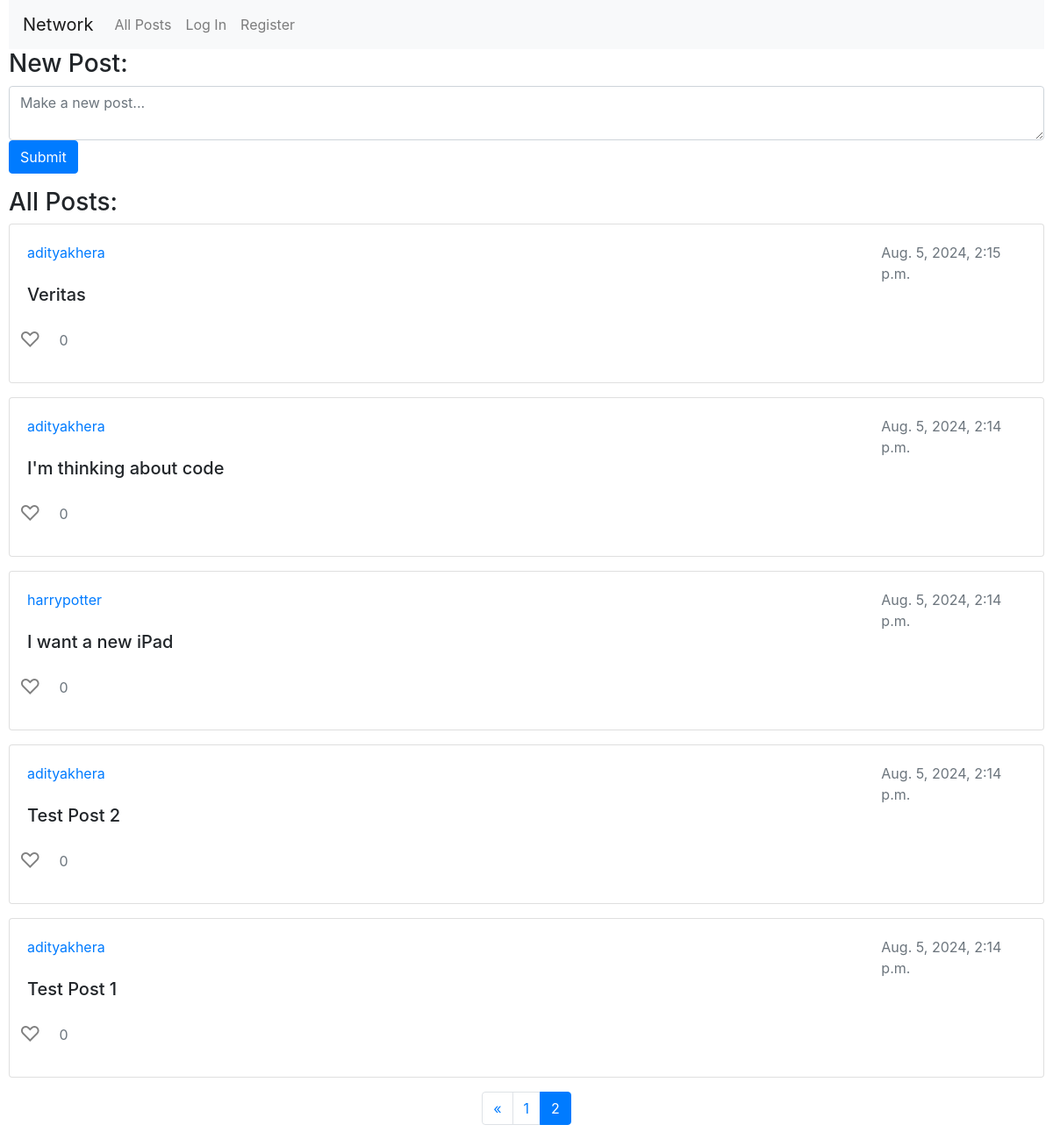
Screenshot of /?page=2 with the database file from the repository.
### network/models.py (models this page shows, shortened)
class Post(models.Model):
    user = models.ForeignKey(User, on_delete=models.CASCADE, related_name = 'posts_made')
    content = models.CharField(max_length=280)
    timestamp = models.DateTimeField(auto_now_add=True)

class User(AbstractUser):
    pass

### network/views.py (the view)
# urls.py: path("", views.index, name="index"),
def index(request):
    newPostForm = NewPostForm()
    if request.method == 'POST':
        post_text = request.POST.get('new_post_text')
        user = User.objects.get(pk=request.user.id)
        post = Post(user=user, content=post_text)
        post.save()
        return HttpResponseRedirect(reverse('index'))
    posts_list = Post.objects.all().order_by('-timestamp')
    paginator = Paginator(posts_list, 10)  # 10 posts per page
    page_number = request.GET.get('page')
    posts = paginator.get_page(page_number)
    return render(request, "network/index.html" ,{
        'newPostForm' : newPostForm,
        'posts' : posts
    })

### network/views.py
class NewPostForm(forms.Form):
    new_post_text = forms.CharField(widget=forms.Textarea(attrs={
        'placeholder' : 'Make a new post...',
        'required' : 'True',
        'class' : 'form-control',
        'maxlength': '500',
        'rows': 2,
        'cols': 40
    }), label="")

### network/templates/network/index.html (shortened to what this page needs)
{% extends "network/layout.html" %}
{% block body %}
    <form action="{% url 'index' %}" method="post" class="mb-3">
        <h3>New Post:</h3>
        {{ newPostForm }}
        <input type="submit" class="btn btn-primary">
    </form>
    <h3>All Posts:</h3>
    {% if posts %}
        <div class="row">
            <div class="col-12">
                {% for post in posts %}
                <div class="card mb-3">
                    <div class="card-body">
                        <div class="row">
                            {% if post.user.username == user.username %}
                                <a href="{% url 'profile' username=post.user.username %}" class="col-8">{{post.user.username}}</a>
                                <button class="edit-button btn btn-primary col-2" data-post-id="{{ post.id }}" data-post-content="{{ post.content|escapejs }}">Edit</button>
                            {% else %}
                                <a href="{% url 'profile' username=post.user.username %}" class="col-10">{{post.user.username}}</a>
                            {% endif %}
                            <div class="text-muted col-2">{{post.timestamp}}</div>
                        </div>
                        <h5 class="card-title" id="post-content-{{ post.id }}">{{ post.content }}</h5>
                        <div class="row">
                            <button class="like-button {% if user in post.likes.all %}liked{% else %}unliked{% endif %}" data-post-id="{{post.id}}">
                                {% if user in post.likes.all %}
                                &#x2764;
                                {% else %}
                                &#x2661;
                                {% endif %}
                            </button>
                            <p class="text-muted col-2 mt-3" id="like-count-{{post.id}}">{{post.likes.count}}</p>
                        </div>
                    </div>
                </div>
                {% endfor %}
            </div>
        </div>
        <nav aria-label="Page navigation">
            <ul class="pagination justify-content-center">
                {% if posts.has_previous %}
                    <li class="page-item">
                        <a class="page-link" href="?page={{ posts.previous_page_number }}" aria-label="Previous">
                            <span aria-hidden="true">&laquo;</span>
                        </a>
                    </li>
                {% endif %}
                {% for i in posts.paginator.page_range %}
                    {% if posts.number == i %}
                        <li class="page-item active"><a class="page-link" href="#">{{ i }}</a></li>
                    {% else %}
                        <li class="page-item"><a class="page-link" href="?page={{ i }}">{{ i }}</a></li>
                    {% endif %}
                {% endfor %}
            </ul>
        </nav>
    {% else %}
        <h4>No Posts Yet</h4>
    {% endif %}
{% endblock %}

### network/templates/network/layout.html (style rules this page uses)
.like-button { background: none; border: none; cursor: pointer; outline: none; font-size: 24px; }
.like-button.unliked { color: grey; }
body { margin-left: 10px; margin-right: 10px; }

### rows the page displays
Post: user.username "adityakhera", timestamp "Aug. 5, 2024, 2:15 p.m.", content "Veritas", likes.count "0"
Post: user.username "adityakhera", timestamp "Aug. 5, 2024, 2:14 p.m.", content "I'm thinking about code", likes.count "0"
Post: user.username "harrypotter", timestamp "Aug. 5, 2024, 2:14 p.m.", content "I want a new iPad", likes.count "0"
Post: user.username "adityakhera", timestamp "Aug. 5, 2024, 2:14 p.m.", content "Test Post 2", likes.count "0"
Post: user.username "adityakhera", timestamp "Aug. 5, 2024, 2:14 p.m.", content "Test Post 1", likes.count "0"

### other values shown
{{ i }} "1"
{{ i }} "2"
